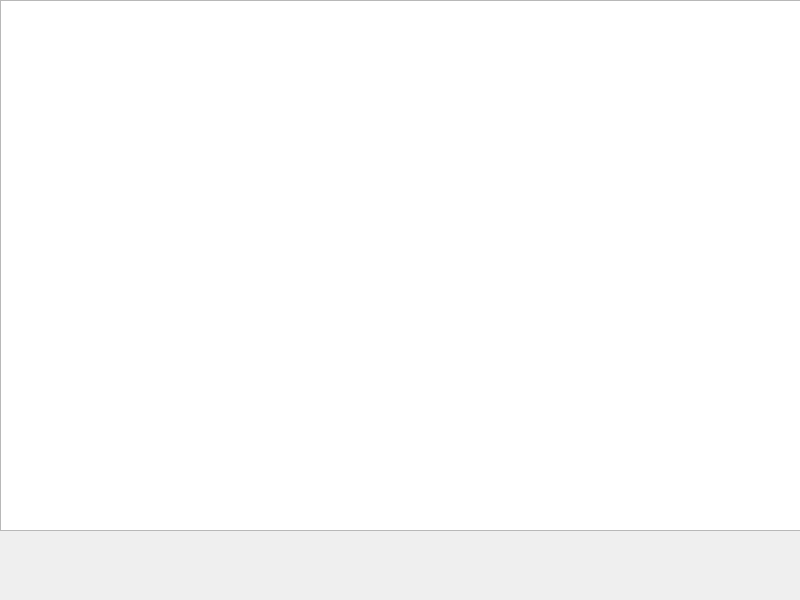
<?xml version="1.0" encoding="UTF-8"?>
<ui version="4.0">
 <class>Dialog</class>
 <widget class="QDialog" name="Dialog">
  <property name="geometry">
   <rect>
    <x>0</x>
    <y>0</y>
    <width>800</width>
    <height>600</height>
   </rect>
  </property>
  <property name="windowTitle">
   <string>Dialog</string>
  </property>
  <widget class="QTableView" name="tableView">
   <property name="geometry">
    <rect>
     <x>0</x>
     <y>0</y>
     <width>801</width>
     <height>531</height>
    </rect>
   </property>
  </widget>
 </widget>
 <resources/>
 <connections/>
</ui>
